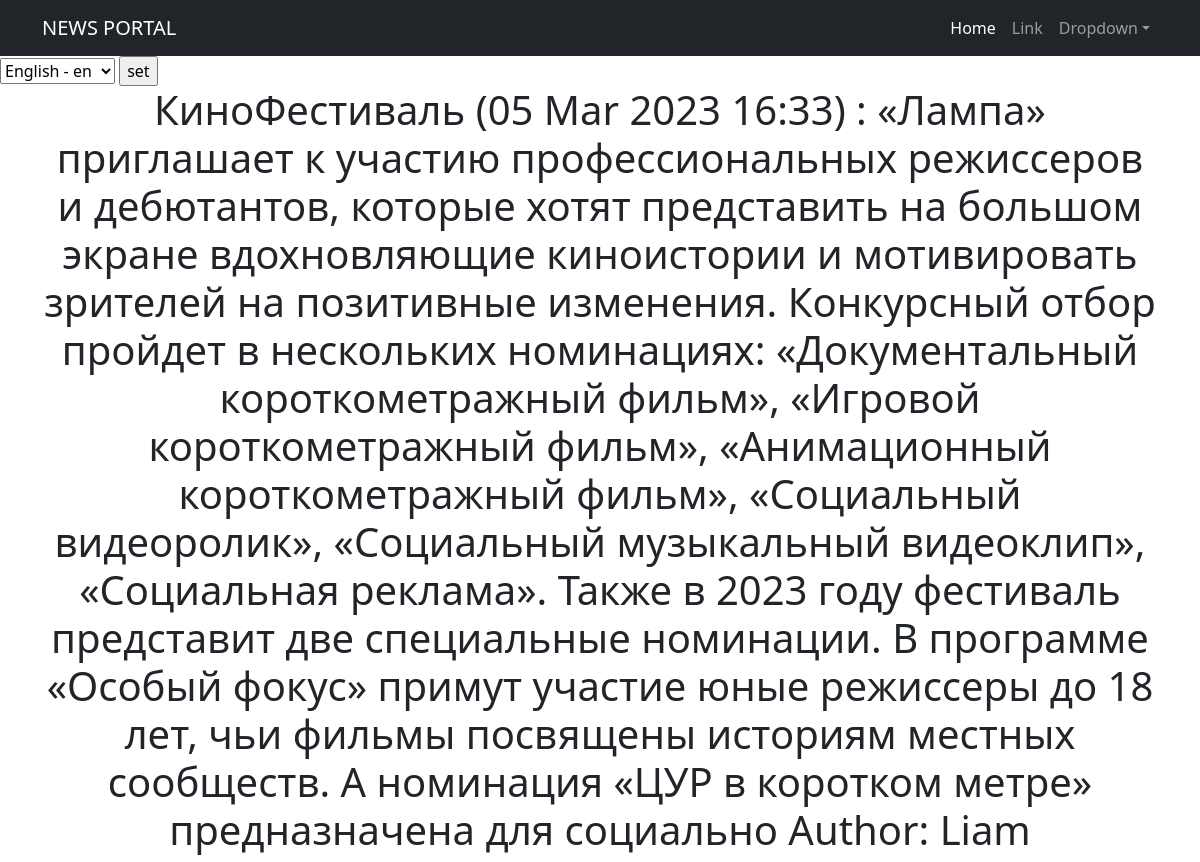
The page /news/56 on the database its author committed.
### news/models.py (models this page shows, shortened)
class Post(models.Model):
    author = models.ForeignKey(Author, on_delete=models.CASCADE)
    NEWS = 'NW'
    ARTICLE = 'AR'
    CATEGORY_CHOICES = (
        (NEWS, "Новость"),
        (ARTICLE, "Статья"),
    )
    categoryType = models.CharField(max_length=2, choices=CATEGORY_CHOICES, default=ARTICLE)
    dateCreation = models.DateTimeField(auto_now_add=True)
    postCategory = models.ManyToManyField(Category, through="PostCategory")
    title = models.CharField(max_length=128)
    text = models.TextField()
    rating = models.IntegerField(default=0)

class Author(models.Model):
    authorUser = models.OneToOneField(User, on_delete=models.CASCADE)
    ratingAuthor = models.IntegerField(default=0)

### news/views.py (the view)
# urls.py: path('<int:pk>', NewsDetail.as_view(), name='post_detail'),
class NewsDetail(DetailView):
    model = Post
    template_name = 'flatpages/new.html'
    context_object_name = 'new'
    def get_object(self, *args, **kwargs):
        obj = cache.get(f'news-{self.kwargs["pk"]}', None)
        if not obj:
            obj = super().get_object(queryset=self.queryset)
            cache.set(f'news-{self.kwargs["pk"]}', obj)
        return obj

### news/templatetags/post_filters.py (called while the page is built)
@register.filter()
def censor(value):
    bad_words = ('карнишон', 'тупой', 'склизкий')
    if not isinstance(value, str):
        raise TypeError(f"unresolved type '{type(value)}' expected type 'str'")
    for word in value.split():
        if word.lower() in bad_words:
            value = value.replace(word, f"{word[0]}{'*'*(len(word) -1)}")
    return value

### templates/flatpages/new.html (shortened to what this page needs)
{% extends 'flatpages/default.html' %}
{% load i18n %}
{% load tz %}
{% load post_filters %}
{% block content %}
<h1>{{ new.title }} ({{ new.dateCreation|date:'d M Y H:i'}}) : {{new.text|censor}} Author: {{ new.author.authorUser.username }} </h1>
{% endblock %}

### rows shown on the page
Post: title "КиноФестиваль", dateCreation "05 Mar 2023 16:33", text|censor "«Лампа» приглашает к участию профессиональных режиссеров и дебютантов, которые хотят представить на большом экране вдохновляющие киноистории и мотивировать зрителей на позитивные изменения. Конкурсный отбор пройдет в нескольких номинациях: «Документальный короткометражный фильм», «Игровой короткометражный фильм», «Анимационный короткометражный фильм», «Социальный видеоролик», «Социальный музыкальный видеоклип», «Социальная реклама». Также в 2023 году фестиваль представит две специальные номинации. В программе «Особый фокус» примут участие юные режиссеры до 18 лет, чьи фильмы посвящены историям местных сообществ. А номинация «ЦУР в коротком метре» предназначена для социально", author.authorUser.username "Liam"

### other values the page prints
form field language "English - en"
